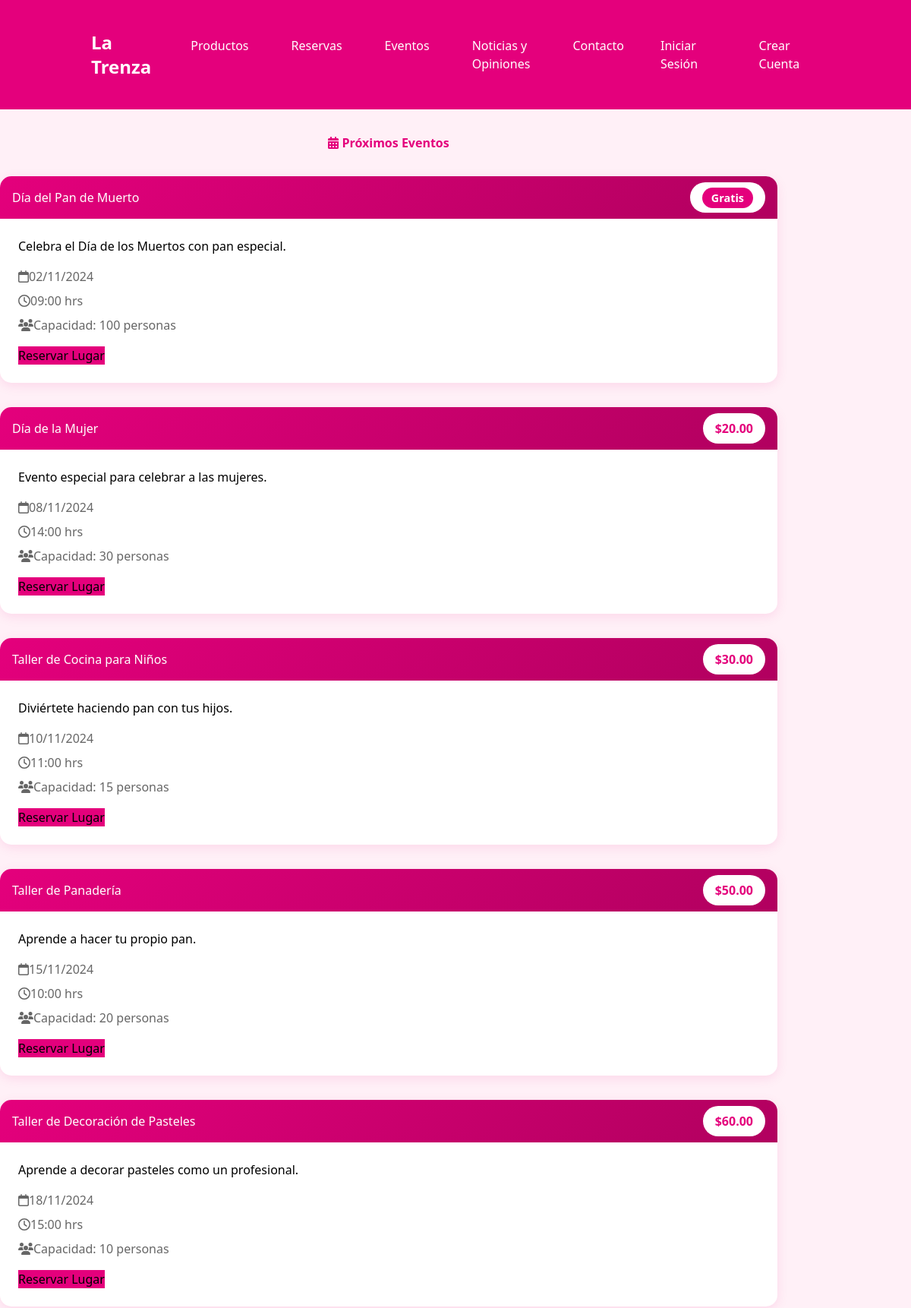
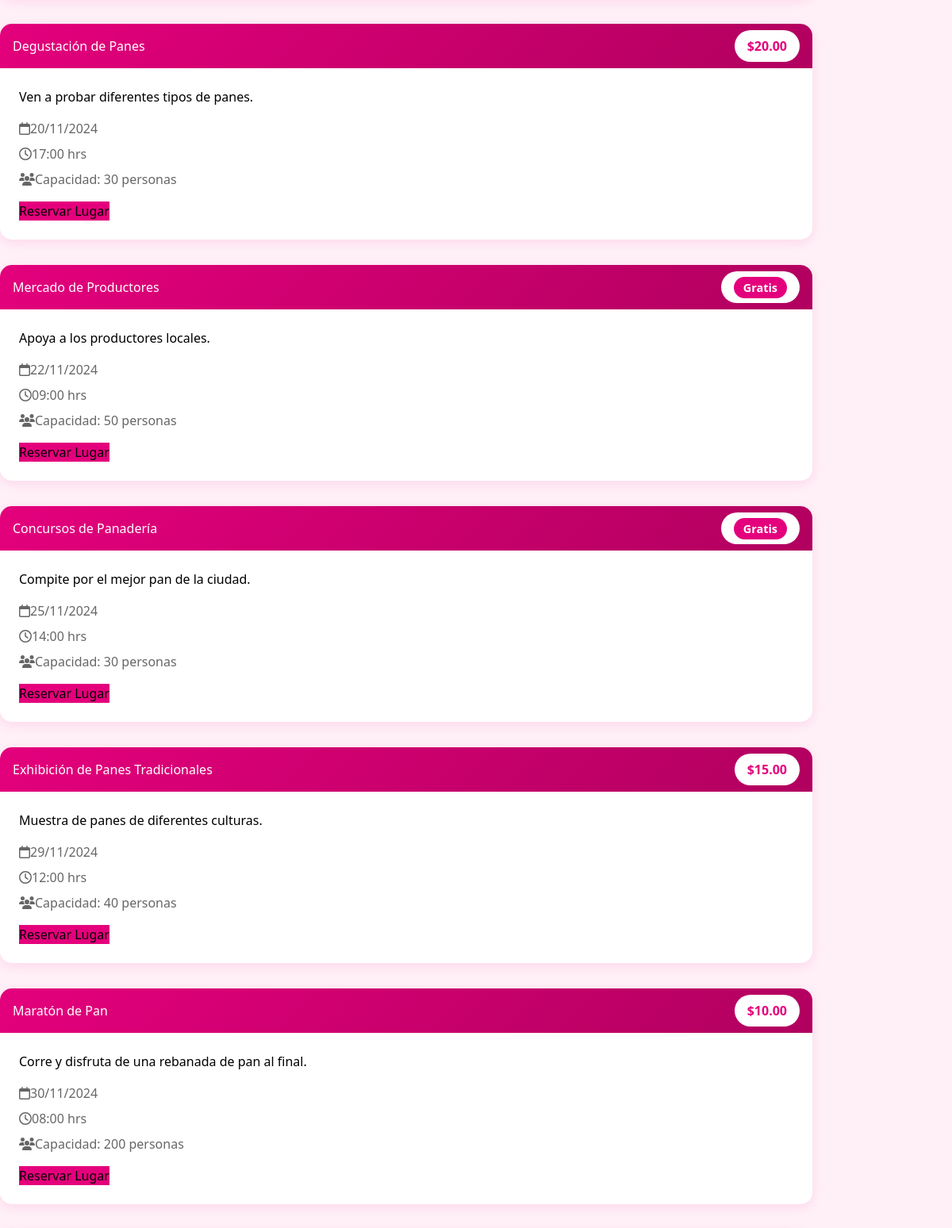
Page /eventos/eventos.php (upper part) on the committed database (2 pictures, top to bottom).
### tables this page shows
CREATE TABLE `eventos` (
  `id_evento` int(11) NOT NULL,
  `nombre_evento` varchar(100) NOT NULL,
  `descripcion` text DEFAULT NULL,
  `fecha_evento` datetime NOT NULL,
  `capacidad` int(11) NOT NULL,
  `costo` decimal(10,2) NOT NULL,
  `estado` enum('programado','cancelado','finalizado') DEFAULT 'programado'
);

### eventos/eventos.php (the view, shortened to what this page needs)
<?php
require_once '../header.php';
try {
    $conexion = Conexion::getInstance()->getConnection();
    $query = "SELECT * FROM eventos WHERE estado = 'programado' ORDER BY fecha_evento";
    $stmt = $conexion->prepare($query);
    $stmt->execute();
} catch (PDOException $e) {
    die("Error de conexión: " . $e->getMessage());
}
?>
<link href="../css/eventos.css" rel="stylesheet">
<div class="events-container">
    <div class="container">
        <h2 class="section-title">
            <i class="fas fa-calendar-alt me-2"></i>
            Próximos Eventos
        </h2>
        <div class="row">
            <?php while ($evento = $stmt->fetch(PDO::FETCH_ASSOC)): ?>
                <div class="col-md-6 col-lg-4">
                    <div class="event-card">
                        <div class="event-header">
                            <h3><?php echo htmlspecialchars($evento['nombre_evento']); ?></h3>
                            <div class="event-price">
                                <?php if ($evento['costo'] > 0): ?>
                                    $<?php echo number_format($evento['costo'], 2); ?>
                                <?php else: ?>
                                    <span class="free-event">Gratis</span>
                                <?php endif; ?>
                            </div>
                        </div>
                        <div class="event-body">
                            <p><?php echo htmlspecialchars($evento['descripcion']); ?></p>
                            <div class="event-details">
                                <div class="event-detail-item">
                                    <i class="far fa-calendar"></i>
                                    <?php
                                        $fecha = new DateTime($evento['fecha_evento']);
                                        echo $fecha->format('d/m/Y');
                                    ?>
                                </div>
                                <div class="event-detail-item">
                                    <i class="far fa-clock"></i>
                                    <?php echo $fecha->format('H:i'); ?> hrs
                                </div>
                                <div class="event-detail-item">
                                    <i class="fas fa-users"></i>
                                    Capacidad: <?php echo htmlspecialchars($evento['capacidad']); ?> personas
                                </div>
                            </div>
                            <?php if ($evento['capacidad'] > 0): ?>
                                <button class="btn btn-primary w-100" style="background-color: var(--primary-color); border-color: var(--primary-color);">
                                    Reservar Lugar
                                </button>
                            <?php else: ?>
                                <button class="btn btn-secondary w-100" disabled>
                                    Evento Lleno
                                </button>
                            <?php endif; ?>
                        </div>
                    </div>
                </div>
            <?php endwhile; ?>
        </div>
    </div>
</div>
<?php require_once '../footer.php'; ?>

### css/eventos.css (style rules this page uses)
:root { --primary-color: #E4007C; --primary-light: #ff339d; --primary-dark: #b1005f; --primary-very-light: #fff0f7; }
.events-container { background-color: var(--primary-very-light); padding: 2rem 0; min-height: calc(100vh - 200px); }
.event-card { background: white; border-radius: 15px; box-shadow: 0 4px 15px rgba(228, 0, 124, 0.1); transition: transform 0.3s ease; margin-bottom: 2rem; overflow: hidden; }
.event-header { background: linear-gradient(135deg, var(--primary-color), var(--primary-dark)); color: white; padding: 1rem; position: relative; }
.event-price { position: absolute; right: 1rem; top: 50%; transform: translateY(-50%); background: white; color: var(--primary-color); padding: 0.5rem 1rem; border-radius: 20px; font-weight: bold; }
.event-body { padding: 1.5rem; }
.event-details { color: #666; margin: 1rem 0; }
.event-detail-item { display: flex; align-items: center; margin-bottom: 0.5rem; }
.section-title { color: var(--primary-color); margin-bottom: 2rem; font-weight: bold; text-align: center; }
.free-event { background: #E4007C; color: white; padding: 0.25rem 0.75rem; border-radius: 15px; font-size: 0.9rem; }

### rows in the picture
eventos: nombre_evento "Día del Pan de Muerto", costo "Gratis", descripcion "Celebra el Día de los Muertos con pan especial.", fecha_evento "02/11/2024", fecha_evento "09:00", capacidad "100", shows "Reservar Lugar"
eventos: nombre_evento "Día de la Mujer", costo "20.00", descripcion "Evento especial para celebrar a las mujeres.", fecha_evento "08/11/2024", fecha_evento "14:00", capacidad "30", shows "Reservar Lugar"
eventos: nombre_evento "Taller de Cocina para Niños", costo "30.00", descripcion "Diviértete haciendo pan con tus hijos.", fecha_evento "10/11/2024", fecha_evento "11:00", capacidad "15", shows "Reservar Lugar"
eventos: nombre_evento "Taller de Panadería", costo "50.00", descripcion "Aprende a hacer tu propio pan.", fecha_evento "15/11/2024", fecha_evento "10:00", capacidad "20", shows "Reservar Lugar"
eventos: nombre_evento "Taller de Decoración de Pasteles", costo "60.00", descripcion "Aprende a decorar pasteles como un profesional.", fecha_evento "18/11/2024", fecha_evento "15:00", capacidad "10", shows "Reservar Lugar"
eventos: nombre_evento "Degustación de Panes", costo "20.00", descripcion "Ven a probar diferentes tipos de panes.", fecha_evento "20/11/2024", fecha_evento "17:00", capacidad "30", shows "Reservar Lugar"
eventos: nombre_evento "Mercado de Productores", costo "Gratis", descripcion "Apoya a los productores locales.", fecha_evento "22/11/2024", fecha_evento "09:00", capacidad "50", shows "Reservar Lugar"
eventos: nombre_evento "Concursos de Panadería", costo "Gratis", descripcion "Compite por el mejor pan de la ciudad.", fecha_evento "25/11/2024", fecha_evento "14:00", capacidad "30", shows "Reservar Lugar"
eventos: nombre_evento "Exhibición de Panes Tradicionales", costo "15.00", descripcion "Muestra de panes de diferentes culturas.", fecha_evento "29/11/2024", fecha_evento "12:00", capacidad "40", shows "Reservar Lugar"
eventos: nombre_evento "Maratón de Pan", costo "10.00", descripcion "Corre y disfruta de una rebanada de pan al final.", fecha_evento "30/11/2024", fecha_evento "08:00", capacidad "200", shows "Reservar Lugar"

### other values in the picture
SITE_NAME "La Trenza"
